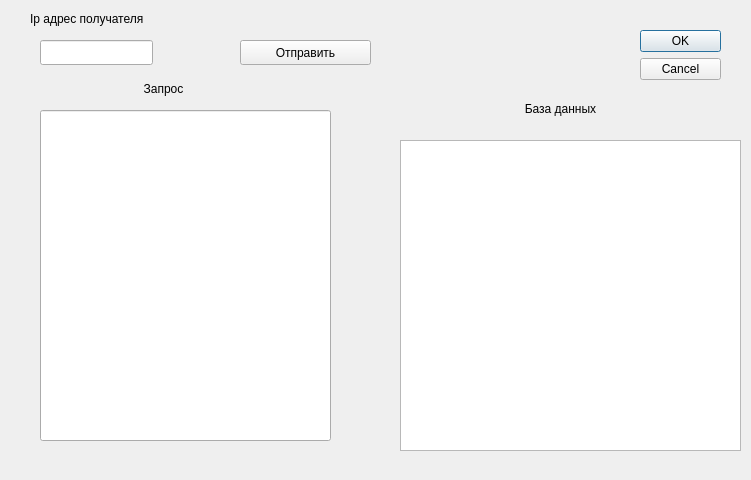
<?xml version="1.0" encoding="UTF-8"?>
<ui version="4.0">
 <class>SendDialog</class>
 <widget class="QDialog" name="SendDialog">
  <property name="geometry">
   <rect>
    <x>0</x>
    <y>0</y>
    <width>751</width>
    <height>480</height>
   </rect>
  </property>
  <property name="windowTitle">
   <string>Dialog</string>
  </property>
  <widget class="QDialogButtonBox" name="buttonBox">
   <property name="geometry">
    <rect>
     <x>640</x>
     <y>30</y>
     <width>81</width>
     <height>241</height>
    </rect>
   </property>
   <property name="orientation">
    <enum>Qt::Vertical</enum>
   </property>
   <property name="standardButtons">
    <set>QDialogButtonBox::Cancel|QDialogButtonBox::Ok</set>
   </property>
  </widget>
  <widget class="QLineEdit" name="ipLineEdit">
   <property name="geometry">
    <rect>
     <x>40</x>
     <y>40</y>
     <width>113</width>
     <height>25</height>
    </rect>
   </property>
  </widget>
  <widget class="QLabel" name="ipLineLabel">
   <property name="geometry">
    <rect>
     <x>30</x>
     <y>10</y>
     <width>151</width>
     <height>17</height>
    </rect>
   </property>
   <property name="text">
    <string>Ip адрес получателя</string>
   </property>
  </widget>
  <widget class="QLabel" name="requestLable">
   <property name="geometry">
    <rect>
     <x>130</x>
     <y>80</y>
     <width>67</width>
     <height>17</height>
    </rect>
   </property>
   <property name="text">
    <string>Запрос</string>
   </property>
   <property name="alignment">
    <set>Qt::AlignCenter</set>
   </property>
  </widget>
  <widget class="QLineEdit" name="requestEdit">
   <property name="geometry">
    <rect>
     <x>40</x>
     <y>110</y>
     <width>291</width>
     <height>331</height>
    </rect>
   </property>
  </widget>
  <widget class="QLabel" name="dbLabel">
   <property name="geometry">
    <rect>
     <x>480</x>
     <y>100</y>
     <width>161</width>
     <height>17</height>
    </rect>
   </property>
   <property name="text">
    <string>База данных</string>
   </property>
   <property name="alignment">
    <set>Qt::AlignCenter</set>
   </property>
  </widget>
  <widget class="QTableWidget" name="tableWidget">
   <property name="geometry">
    <rect>
     <x>400</x>
     <y>140</y>
     <width>341</width>
     <height>311</height>
    </rect>
   </property>
  </widget>
  <widget class="QPushButton" name="sendButton">
   <property name="geometry">
    <rect>
     <x>240</x>
     <y>40</y>
     <width>131</width>
     <height>25</height>
    </rect>
   </property>
   <property name="text">
    <string>Отправить</string>
   </property>
  </widget>
 </widget>
 <resources/>
 <connections>
  <connection>
   <sender>buttonBox</sender>
   <signal>accepted()</signal>
   <receiver>SendDialog</receiver>
   <slot>accept()</slot>
   <hints>
    <hint type="sourcelabel">
     <x>248</x>
     <y>254</y>
    </hint>
    <hint type="destinationlabel">
     <x>157</x>
     <y>274</y>
    </hint>
   </hints>
  </connection>
  <connection>
   <sender>buttonBox</sender>
   <signal>rejected()</signal>
   <receiver>SendDialog</receiver>
   <slot>reject()</slot>
   <hints>
    <hint type="sourcelabel">
     <x>316</x>
     <y>260</y>
    </hint>
    <hint type="destinationlabel">
     <x>286</x>
     <y>274</y>
    </hint>
   </hints>
  </connection>
 </connections>
</ui>
